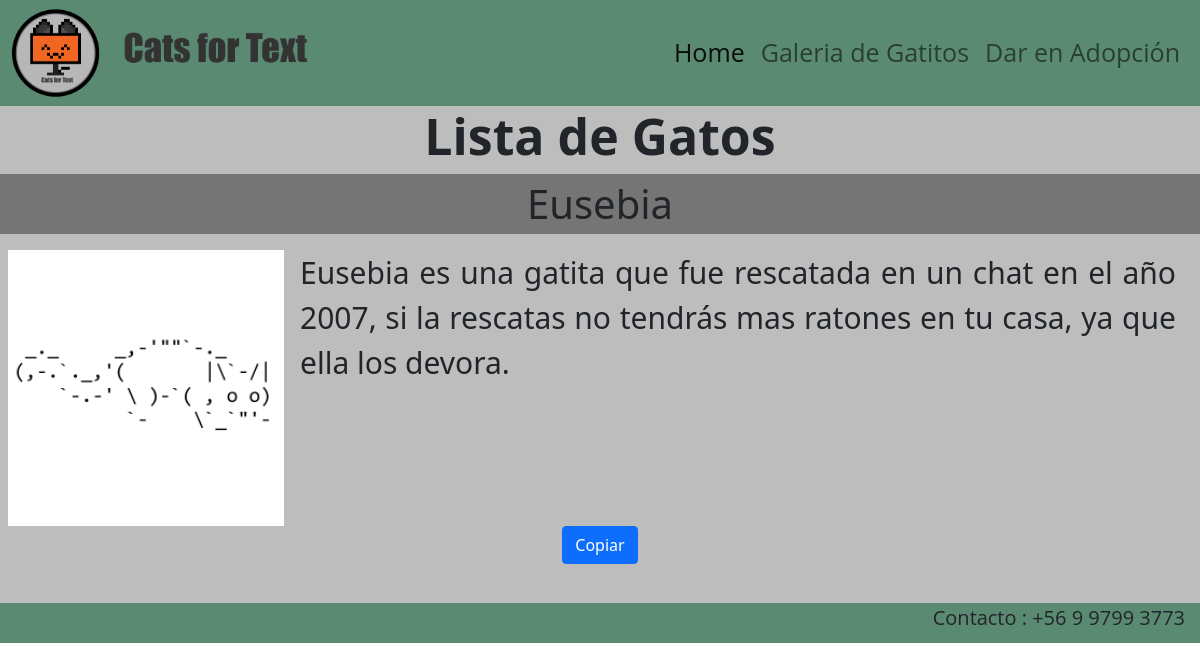
Before: /listar_cats with the older database file.
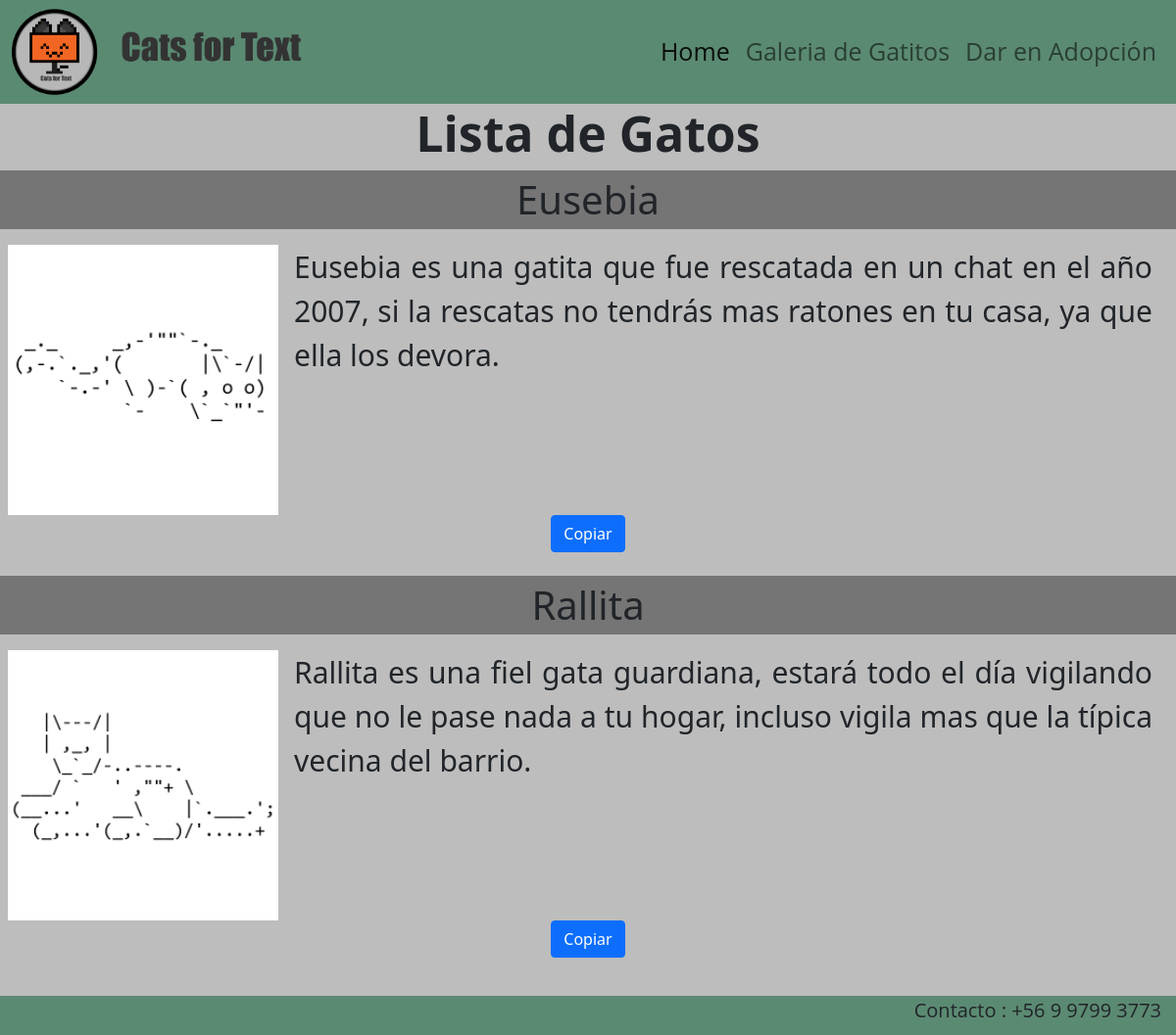
After: the same page with the newer database file.
### Registro/models.py (models this page shows, shortened)
class Cats(models.Model):
        name_cat = models.CharField(max_length=30)
        ascii_cat = models.TextField()
        desc_cat = models.CharField(max_length=200)
        imagen_cat = models.ImageField(upload_to="cats", null=True)

### Registro/views.py (the view)
# urls.py: path('listar_cats', views.listar_cats, name="listar_cats"),
def listar_cats(request):
    cats = Cats.objects.all()
    return render(request, "cats/listar_cats.html", {'cats': cats})

### Registro/templates/cats/listar_cats.html (shortened to what this page needs)
{% extends 'cats/base.html' %}
{% load static %}
{% block css %}
<link rel="stylesheet" href="{% static 'cats/css/listar_cats.css' %}">
{% endblock %}
{% block contenido %}
    <h2>Lista de Gatos</h2>
    {% for c in cats %}
        <div class="item">
          <div class="d1">
              <p class="name">{{ c.name_cat }}</p>
          </div>
          <div class="row">
            <div class="col-lg-3" name="imagen">
                <img src="media/{{c.imagen_cat}}" class="cats" alt="cat">
            </div>
            <div class="col-lg-9">
                <p class="desc">{{ c.desc_cat }}</p>
            </div>
          </div>
          <div class="d3">
            <button class="btn btn-primary copy-btn" data-id={{c.id}}>Copiar</button>
          </div>
        </div>
        <br>
    {% endfor %}
{% endblock %}

### Registro/templates/cats/base.html (shortened to what this page needs)
<!DOCTYPE html>
<html lang="en">
<head>
    <link href="https://cdn.jsdelivr.net/npm/bootstrap@5.0.1/dist/css/bootstrap.min.css" rel="stylesheet"
>
    {% load static %}
    {% block css %}
    {% endblock %}
    <link rel="stylesheet" href="{% static 'cats/css/base.css' %}">
</head>
<body>
    <div class="container">
        <header class="header">
            <nav class="navbar navbar-expand-lg navbar-light">
                <div class="container-fluid">
                    <a href="{% url 'home' %}"><img class="logo_full" src="{% static 'cats/images/logo_full.png' %}"
                            alt="logo_full"></a>
                    <div class="collapse navbar-collapse" id="navbarSupportedContent">
                        <ul class="navbar-nav ms-auto mb-2 mb-lg-0">
                            <li class="nav-item">
                                <a class="nav-link active" aria-current="page" href="{% url 'home' %}">Home</a>
                            </li>
                            <li class="nav-item">
                                <a class="nav-link" href="{% url 'listar_cats' %}">Galeria de Gatitos</a>
                            </li>
                            <li class="nav-item">
                                <a class="nav-link" href="{% url 'add_cat' %}">Dar en Adopción</a>
                            </li>
                        </ul>
                    </div>
                </div>
            </nav>
        </header>
        {% block contenido %}
        {% endblock %}
        <footer class="footer">
            <p>Contacto : +56 9 9799 3773</p>
        </footer>
    </div>
</body>
</html>

### Registro/static/cats/css/listar_cats.css (style rules this page uses)
h2 { font-size: 50px; font-weight: bold; text-align: center; }
.name { font-size: 40px; font-weight: 500; text-align: center; background-color: #757575; }
.cats { height: auto; width: 200%; margin-left: 3%; margin-right: 3%; }
.desc { font-size: 30px; text-align: justify; }
.d3 { text-align: center; }

### Registro/static/cats/css/base.css (style rules this page uses)
* { margin: 0; padding: 0; max-width: 100%; max-height: 100%; }
.navbar { background-color: #5b8a72; font-family: "open sans"; }
.logo_full { height: 90px; }
.nav-link { font-size: 25px; }
.container { background-color: #bdbdbd; max-width: 100%; padding: 0px; }
footer { background-color: #5b8a72; height: 40px; }
footer p { text-align: right; font-family: "open sans"; font-size: 20px; margin: 15px; }

Changed rows visible on the page:
added Cats: name_cat "Rallita", imagen_cat (picture), desc_cat "Rallita es una fiel gata guardiana, estará todo el día vigilando que no le pase nada a tu hogar, incluso vigila mas que la típica vecina del barrio."
